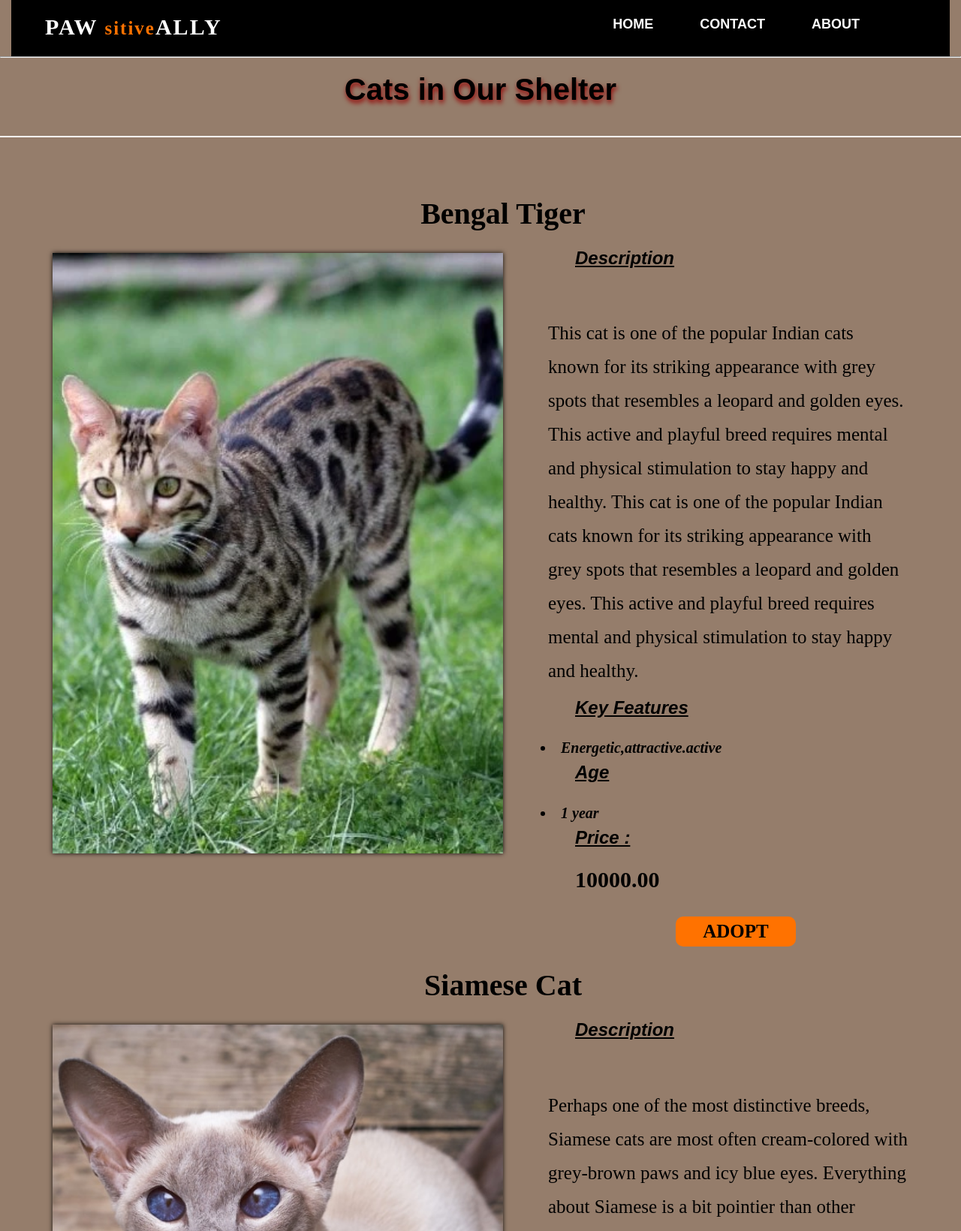
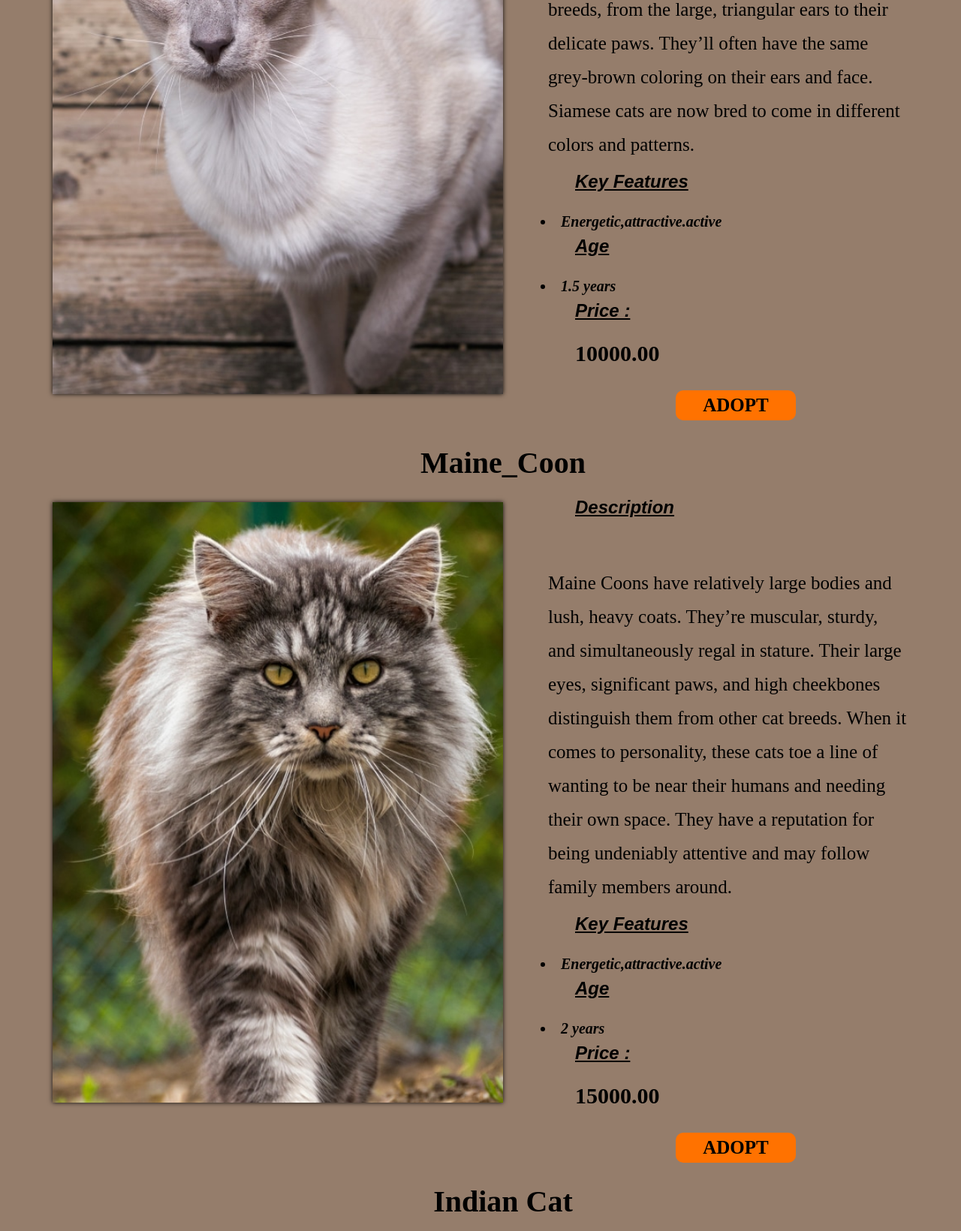
The app's page /catbreed.php (upper part) with its own data (2 pictures, top to bottom).
### tables this page shows
CREATE TABLE `cat_prov` (
  `id` int(11) NOT NULL,
  `parent_name` varchar(255) NOT NULL,
  `pet_breed` varchar(255) NOT NULL,
  `contact_number` varchar(20) NOT NULL,
  `pet_description` text NOT NULL,
  `pet_age` varchar(11) NOT NULL,
  `price` decimal(7,2) NOT NULL,
  `pet_image` varchar(255) NOT NULL,
  `donation_date` date DEFAULT current_timestamp()
);

### catbreed.php (the view, shortened to what this page needs)
<!DOCTYPE html>
<html lang="en">
<head>
    <link rel="stylesheet" href="cat breeds.css">
</head>
<body>
    <div class="navbar">
        <div class="icon">
            <h2 class="logo"></h2>
            <div class="content">
                <h1>
                    PAW
                    <span >sitive</span>ALLY
                </h1>
                </div>
        </div>
        <div class="menu">
            <ul>
                <li><a href="homepage.php">HOME</a></li>
                <li><a href="contactUs.php">CONTACT</a></li>
                <li><a href="about.php">ABOUT</a></li>
            </ul>
        </div>
        </div>
        <hr>
        <h1 id="head" >Cats in Our Shelter</h1><br>
    <div class="cats">
    <?php
include 'connect.php';
$sql = "SELECT * FROM cat_prov ORDER BY id";
$result = $con->query($sql);
if ($result->num_rows > 0) {
    while ($row = $result->fetch_assoc()) {
        $petName = $row["pet_breed"];
        $id = $row["id"];
        $petImage = $row["pet_image"];
        $petDescription = $row["pet_description"];
        $pet_age= $row["pet_age"];
        $petPrice=$row["price"];
        echo '<div class="cat">';
        echo '<h1 id="l">' . $petName . '</h1>';
        echo '<img src="' . $petImage . '" alt="' . $petName . '">';
        echo '<h2>Description</h2>';
        echo '<p>' . $petDescription . '</p>';
        echo '<h2>Key Features</h2>';
        echo '<li>Energetic,attractive.active</li>';
        echo '<h2>Age</h2>';
        echo '<li>' . $pet_age. '</li>';
        echo '<h2>Price :</h2>';
        echo '<h3>' . $petPrice . '</h3>';
        echo '<button class="cn" data-cat-id="' . $id . '"><a href="#"><b>ADOPT</b></a></button>';
        echo '</div>';
    }
} else {
    echo "No pet donations found.";
}
?>
    </div>
</body>
</html>

### cat breeds.css (style rules this page uses)
* { margin: 0; padding: 0; box-sizing: border-box; font-family:'Times New Roman', Times, serif; }
body { line-height: 0.6; background-color: #583215a1; }
.navbar { width: 1250px; height: 75px; margin: auto; background-color: #000; }
.icon { width: 200px; float: left; height: 70px; }
.logo { background-image: url("black paw.png"); opacity: .5; border-radius: 50%; background-size: cover; height: 40px; width: 40px; padding-left: 20px; float: left; padding-top: 10px; margin-top: 13px ; padding-right: 2px; margin-right: 5px; }
.menu { width: 600px; float: right; height: 70px; }
ul { float: right; display: flex; justify-content: center; align-items: center; margin-right: 120px; }
ul li { list-style: none; margin-left: 62px; margin-top: 27px; font-size: 14px; }
ul li a { text-decoration: none; color: #fff; font-family: Arial; font-weight: bold; font-size: large; transition: 0.4s ease-in-out; }
.content { width: 900px; height: auto; margin: auto; color: #fff; position: relative; }
.content h1 { font-family: 'Times New Roman', Times, serif; font-size: 30px; padding-left: 10px; margin-top: 3%; letter-spacing: 2px; margin-left: 5px; }
.content span { color: #ff7200; font-size: 25px }
#head { text-align: center; font-family: 'Franklin Gothic Medium', 'Arial Narrow', Arial, sans-serif; margin-top: 30px; font-size: 40px; margin-bottom: 20px; padding-bottom: 50px; border-bottom: 2px solid #ffffff; text-shadow: 1px 4px 6px #950000fb; }
.cn { width: 160px; height: 40px; background: #ff7200; border: none; margin-bottom: 10px; margin-left: 200px; font-size: 18px; border-radius: 10px; cursor: pointer; transition: .4s ease; margin-top: 0; float: right; margin-right: 210px; }
.cn a { text-decoration: none; color: #000; transition: .3s ease; font-size: 25px; }
.cats { width: 100%; display: flex; justify-content: space-between; flex-wrap: wrap; max-width: 1200px; margin: 0 auto; margin:30px 50px 20px 70px; }
.cats img { width: 50%; height: 800px; object-fit: cover; transition: opacity 0.4s ease-in-out ; float: left; margin-bottom: 50px; box-shadow: 0 0 6px rgba(0, 0, 2, 0.9);; }
.cat p { margin: 70px 60px 10px 55%; line-height: 45px; font-size: large; font-weight: 400; font-size: 25px; }
.cat h1 { margin-bottom: 40px; margin-top: 30px; text-align: center; font-size: 40px; }
.cat h2 { margin-bottom: 40px; margin-top: 20px; margin-left: 58%; font-family:'Gill Sans', 'Gill Sans MT', Calibri, 'Trebuchet MS', sans-serif; font-style: italic; text-decoration: underline; }
.cat h3 { margin-bottom: 40px; margin-top: 30px; margin-left: 58%; font-weight: 700; font-size: 30px; }
.cat li { margin-left: 650px; font-style: italic; font-size: 20px; font-weight: bold; }

### records on screen
cat_prov: pet_breed "Bengal Tiger", pet_image (picture), pet_description "This cat is one of the popular Indian cats known for its striking appearance with grey spots that resembles a leopard and golden eyes. This active and playful breed requires mental and physical stimulation to stay happy and healthy. This cat is one of the popular Indian cats known for its striking appearance with grey spots that resembles a leopard and golden eyes. This active and playful breed requires mental and physical stimulation to stay happy and healthy.", pet_age "1 year", price "10000.00"
cat_prov: pet_breed "Siamese Cat", pet_image (picture), pet_description "Perhaps one of the most distinctive breeds, Siamese cats are most often cream-colored with grey-brown paws and icy blue eyes. Everything about Siamese is a bit pointier than other breeds, from the large, triangular ears to their delicate paws. They’ll often have the same grey-brown coloring on their ears and face. Siamese cats are now bred to come in different colors and patterns.", pet_age "1.5 years", price "10000.00"
cat_prov: pet_breed "Maine_Coon", pet_image+pet_breed (picture), pet_description "Maine Coons have relatively large bodies and lush, heavy coats. They’re muscular, sturdy, and simultaneously regal in stature. Their large eyes, significant paws, and high cheekbones distinguish them from other cat breeds. When it comes to personality, these cats toe a line of wanting to be near their humans and needing their own space. They have a reputation for being undeniably attentive and may follow family members around.", pet_age "2 years", price "15000.00"
cat_prov: pet_breed "Indian Cat"
